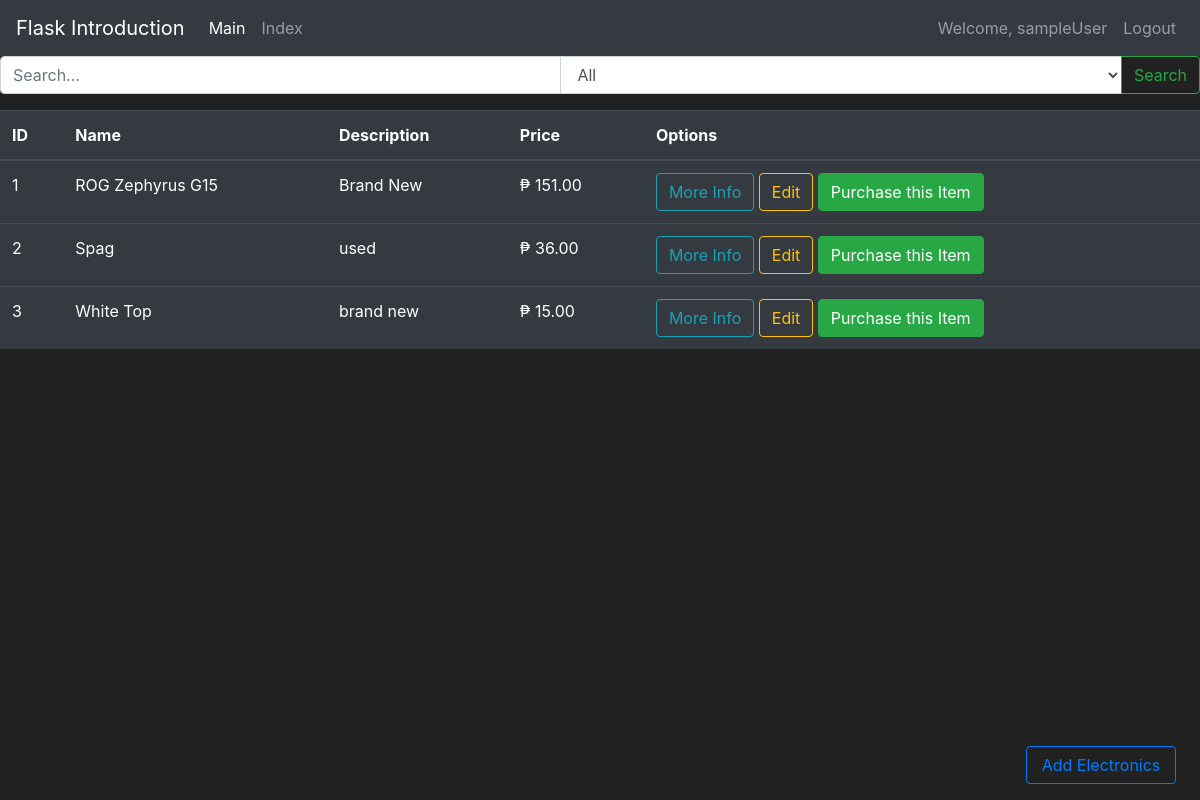
Page /search (signed in) on the committed database.
### static/entities.py (models this page shows, shortened)
class User(db.Model,UserMixin):
    __tablename__ = 'user'
    id = db.Column(db.Integer, primary_key=True)
    name = db.Column(db.String(50), nullable=False)
    description = db.Column(db.String(), nullable=False)
    passwordHash = db.Column(db.String(length=60),nullable=False)
    birthDate = db.Column(db.Date, default=datetime.utcnow)
    owned_items = db.relationship('Item', secondary=item_user_association, backref=db.backref('purchasors', lazy='dynamic'),overlaps="items_owned,owners")
    @property
    def password(self):
        return self.password

class Item(db.Model):
    __tablename__ = 'item'
    id = db.Column(db.Integer, primary_key=True)
    name = db.Column(db.String(50), nullable=False)
    price = db.Column(db.Integer, nullable=False, default=50)
    description = db.Column(db.String(200), nullable=True)
    type = db.Column(db.String(50))
    owners = db.relationship('User', secondary=item_user_association, backref=db.backref('items_owned', lazy='dynamic'),overlaps="items_owned,owners")
    __mapper_args__ = {
        'polymorphic_identity': 'item',
        'polymorphic_on': type
    }

class Electronics(Item):
    __tablename__ = 'electronics'
    id = db.Column(db.Integer, db.ForeignKey('item.id'), primary_key=True)
    manufacturer = db.Column(db.String(), nullable=False)
    __mapper_args__ = {
        'polymorphic_identity': 'electronics',
    }

class Item(db.Model):
    __tablename__ = 'item'
    id = db.Column(db.Integer, primary_key=True)
    name = db.Column(db.String(50), nullable=False)
    price = db.Column(db.Integer, nullable=False, default=50)
    description = db.Column(db.String(200), nullable=True)
    type = db.Column(db.String(50))
    owners = db.relationship('User', secondary=item_user_association, backref=db.backref('items_owned', lazy='dynamic'),overlaps="items_owned,owners")
    __mapper_args__ = {
        'polymorphic_identity': 'item',
        'polymorphic_on': type
    }

class Food(Item):
    __tablename__ = 'food'
    id = db.Column(db.Integer, db.ForeignKey('item.id'), primary_key=True)
    brand = db.Column(db.String(), nullable=False)
    isHalalCertified = db.Column(db.Boolean, default=False)
    __mapper_args__ = {
        'polymorphic_identity': 'food',
    }

class Clothing(Item):
    __tablename__ = 'clothing'
    id = db.Column(db.Integer, db.ForeignKey('item.id'), primary_key=True)
    brand = db.Column(db.String(), nullable=False)
    size = db.Column(db.String(), nullable=False)
    __mapper_args__ = {
        'polymorphic_identity': 'clothing',
    }

### static/routes.py (the view)
@app.route('/search',methods=['GET', 'POST'])
def search():
    query = request.args.get('query','')
    category = request.args.get('category', 'All')
    if category == 'Electronics':
        results = Electronics.query.filter(Electronics.name.ilike(f"%{query}%") | Electronics.id.ilike(f"%{query}%")).all()
    elif category == 'Clothing':
        results = Clothing.query.filter(Clothing.name.ilike(f"%{query}%") | Clothing.id.ilike(f"%{query}%")).all()
    elif category == 'Food':
        results = Food.query.filter(Food.name.ilike(f"%{query}%") | Food.id.ilike(f"%{query}%")).all()
    else:
        results = Item.query.filter(Item.name.ilike(f"%{query}%") | Item.id.ilike(f"%{query}%")).all()
    itemsFormatted = FormatItem(results)
    form = ElectronicsForm()
    return render_template('index.html', items=itemsFormatted, query=query,form=form,category=category)

### static/forms.py
class ElectronicsForm(ItemForm):
    manufacturer = StringField('Manufacturer', validators=[DataRequired()])

### static/entities.py (called while the page is built)
@login_manager.user_loader
def load_user(user_id):
    return User.query.get(int(user_id))

### static/routes.py (called while the page is built)
def FormatItem(items):
    locale.setlocale(locale.LC_ALL,'')
    for item in items:
        item.price = locale.format_string("%.2f", item.price, grouping=True)
    return items

### static/templates/index.html (shortened to what this page needs)
{% extends 'base.html' %}
{% block content %}
<form method="GET" action="{{ url_for('search') }}">
  <div class="input-group mb-3">
    <input type="text" class="form-control" name="query" placeholder="Search..." value="{{ query }}">
    <select class="form-control" name="category">
      <option value="All" {% if category == 'All' %} selected {% endif %}>All</option>
    </select>
    <div class="input-group-append">
      <button class="btn btn-outline-success" type="submit">Search</button>
    </div>
  </div>
</form>
<table class="table table-hover table-dark" style="width: 100%;">
  <thead>
    <tr>
      <th scope="col">ID</th>
      <th scope="col">Name</th>
      <th scope="col">Description</th>
      <th scope="col">Price</th>
      <th scope="col">Options</th>
    </tr>
  </thead>
  <tbody>
    {% for item in items %}
    <tr>
      <td>{{ item.id }}</td>
      <td>{{ item.name }}</td>
      <td>{{item.description}}</td>
      <td>₱ {{ item.price }}</td>
      <td>
        <button class="btn btn-outline-info" data-toggle="modal" data-target="#ItemInfo_{{item.id}}">More Info</button>
        <a class="btn btn-outline-warning" href="{{url_for('UpdateItem',item_id=item.id)}}">Edit</a>
        <a class="btn btn-outline btn-success" href="{{url_for('RegisterPurchase',item_id=item.id)}}">Purchase this Item</a>
      </td>
    </tr>
    {% endfor %}
  </tbody>
</table>
<a class="btn btn-outline-primary ml-3 mb-3" id="fixed-button" data-toggle="modal" data-target="#RegisterElectronics">
  Add Electronics
</a>
{% endblock %}

### static/templates/base.html (shortened to what this page needs)
<!doctype html>
<html lang="en">
<head>
  <link rel="stylesheet" href="https://cdn.jsdelivr.net/npm/bootstrap@4.5.3/dist/css/bootstrap.min.css"
>
</head>
<body>
  <nav class="navbar navbar-expand-md navbar-dark bg-dark">
    <a class="navbar-brand" href="#" data-toggle="tooltip" data-placement="top" title="tooltip on top">Flask
      Introduction</a>
    <div class="collapse navbar-collapse" id="navbarNav">
      <ul class="navbar-nav mr-auto">
        <li class="nav-item active">
          <a class="nav-link" href="{{ url_for('index') }}" data-toggle="tooltip" data-placement="right"
            title="Access the main page">Main<span class="sr-only">(current)</span></a>
        </li>
        <li class="nav-item">
          <a class="nav-link" href="{{ url_for('index') }}">Index</a>
        </li>
      </ul>
      {% if current_user.is_authenticated %}
      <ul class="navbar-nav">
        <li class="nav-item">
           <a class="nav-link" href="#">Welcome, {{ current_user.name }}</a>
        </li>
     </ul>
     <ul class="navbar-nav">
      <li class="nav-item">
         <a class="nav-link" href="{{ url_for('logout_page') }}">Logout</a>
      </li>
   </ul>
      {%endif%}
    </div>
  </nav>
  {% block content %}
  {% endblock %}
</body>
</html>

### static/templates/base.html (style rules this page uses)
body { background-color: #212121; color: white }
#fixed-button { position: fixed; bottom: 0px; right: 2vw; width: 12.5vw; z-index: 1000; }

### rows in the picture
User: name "sampleUser"
Electronics: id "1", name "ROG Zephyrus G15", description "Brand New", price "151.00"
Food: id "2", name "Spag", description "used", price "36.00"
Clothing: id "3", name "White Top", description "brand new", price "15.00"
